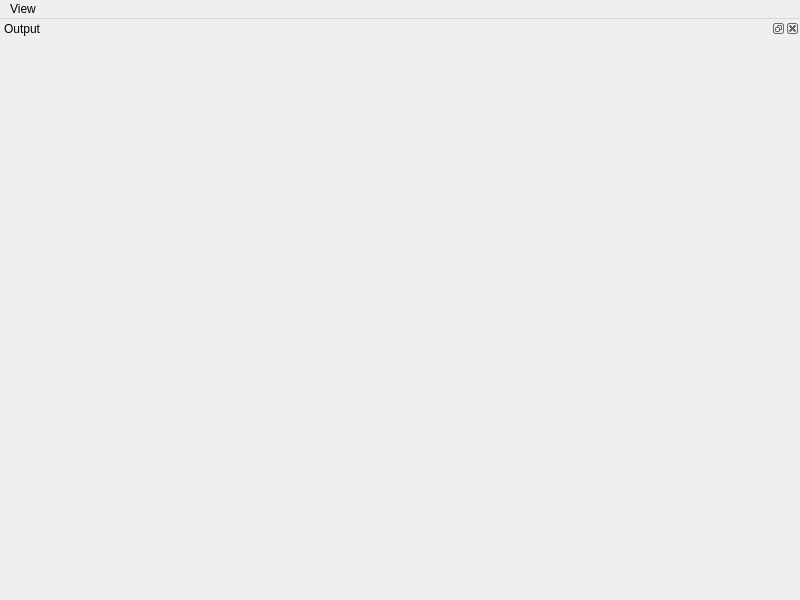
<?xml version="1.0" encoding="UTF-8"?>
<ui version="4.0">
 <class>MainWindow</class>
 <widget class="QMainWindow" name="MainWindow">
  <property name="geometry">
   <rect>
    <x>0</x>
    <y>0</y>
    <width>800</width>
    <height>600</height>
   </rect>
  </property>
  <property name="windowTitle">
   <string>lyse routine</string>
  </property>
  <property name="windowIcon">
   <iconset resource="../../Anaconda/Lib/site-packages/qtutils/icons/icons.qrc">
    <normaloff>:/qtutils/custom/lyse.png</normaloff>:/qtutils/custom/lyse.png</iconset>
  </property>
  <property name="dockOptions">
   <set>QMainWindow::AllowNestedDocks|QMainWindow::AllowTabbedDocks|QMainWindow::AnimatedDocks</set>
  </property>
  <widget class="QMenuBar" name="menubar">
   <widget class="QMenu" name="menu_view">
    <property name="title">
     <string>View</string>
    </property>
   </widget>
   <addaction name="menu_view"/>
  </widget>
  <widget class="QDockWidget" name="dock_output">
   <property name="windowTitle">
    <string>Output</string>
   </property>
   <attribute name="dockWidgetArea">
    <number>8</number>
   </attribute>
   <widget class="QWidget" name="dock_output_contents">
    <layout class="QVBoxLayout" name="verticalLayout_output">
     <property name="leftMargin">
      <number>0</number>
     </property>
     <property name="topMargin">
      <number>0</number>
     </property>
     <property name="rightMargin">
      <number>0</number>
     </property>
     <property name="bottomMargin">
      <number>0</number>
     </property>
    </layout>
   </widget>
  </widget>
 </widget>
 <resources/>
 <connections/>
</ui>
